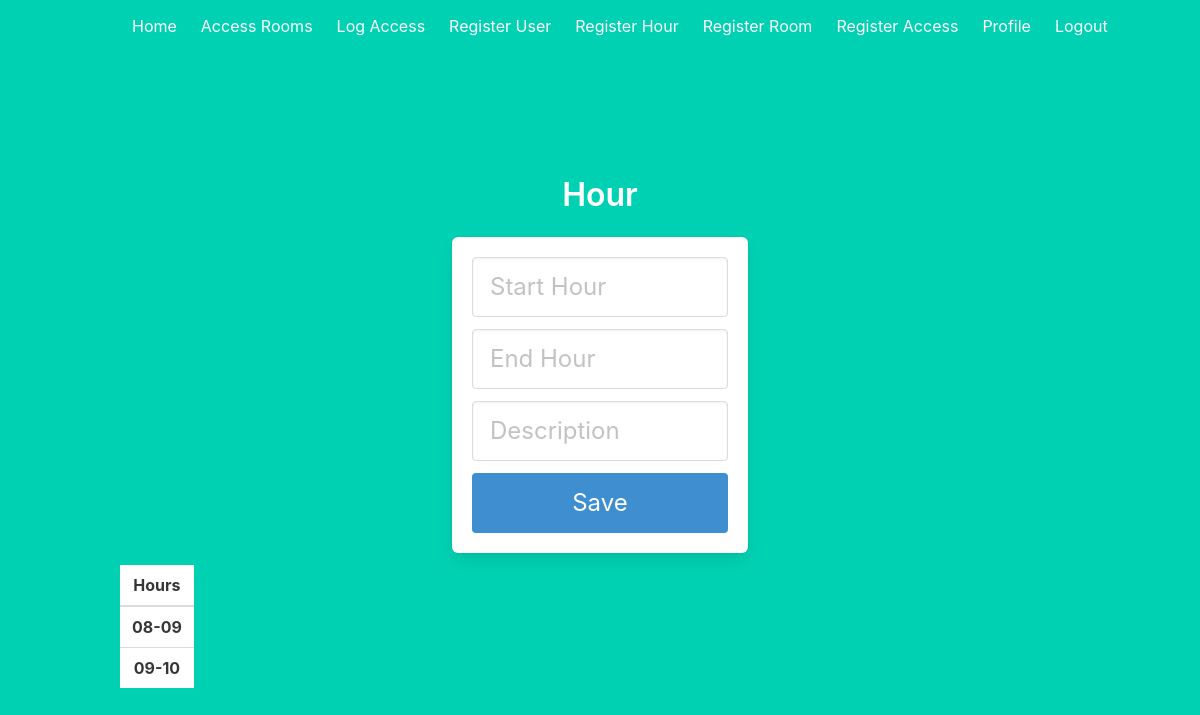
The page /hour (signed in) on the database as committed earlier.
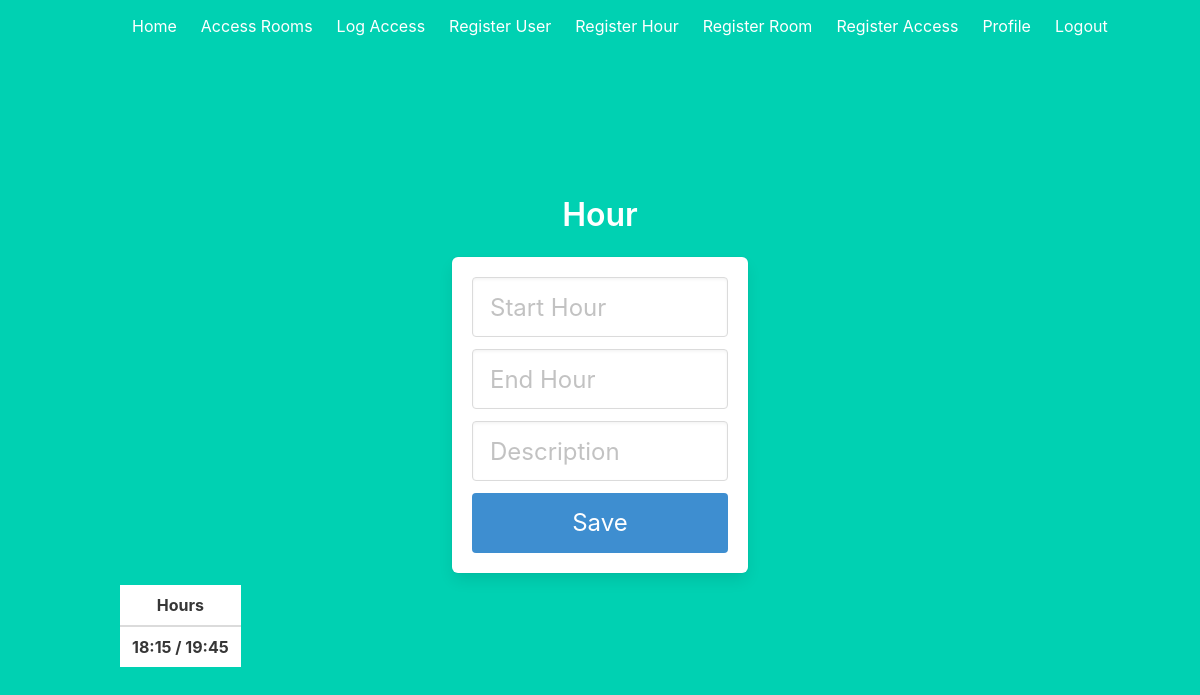
The same page on the database as committed later.
### models.py (models this page shows)
class Hours(db.Model):
    id = db.Column(db.Integer,primary_key=True)
    hour_start = db.Column(db.Integer)
    hour_end = db.Column(db.Integer)
    desc_hour = db.Column(db.String(1000))

### auth.py (the view)
@auth.route('/hour')
def hours():
    hours = Hours.query.all()
    return render_template('hour.html', hours=hours)

### __init__.py (called while the page is built)
def create_app():
    app = Flask(__name__)
    app.config['SECRET_KEY'] = 'thisismysecretkeydonotstealit'
    app.config['SQLALCHEMY_DATABASE_URI'] = 'sqlite:///db.sqlite3'
    db.init_app(app)
    def check_role():
        return str('bool_role')
    app.jinja_env.filters['check_role'] = check_role
    login_manager = LoginManager()
    login_manager.login_view = 'auth.login'
    login_manager.init_app(app)
    from .models import User
    @login_manager.user_loader
    def load_user(user_id):
        return User.query.get(int(user_id))
    from .auth import auth as auth_blueprint
    app.register_blueprint(auth_blueprint)
    from .main import main as main_blueprint
    app.register_blueprint(main_blueprint)
    return app

### models.py (called while the page is built)
    def has_role(self, list_roles):
        return any(role.name for role in self.roles if role.name in list_roles)

### templates/hour.html (shortened to what this page needs)
{% extends 'base.html' %}
{% block content %}
<div class="column is-4 is-offset-4">
    <h3 class="title">Hour</h3>
    <div class="box">
        <form action="/hour" method="POST">
            <div class="field">
                <div class="control">
                    <input class="input is-large" type="hour_start" name="hour_start" placeholder="Start Hour" autofocus="">
                </div>
            </div>
            <div class="field">
                <div class="control">
                    <input class="input is-large" type="hour_end" name="hour_end" placeholder="End Hour" autofocus="">
                </div>
            </div>
            <div class="field">
                <div class="control">
                    <input class="input is-large" type="desc_hour" name="desc_hour" placeholder="Description" autofocus="">
                </div>
            </div>
            <button class="button is-block is-info is-large is-fullwidth">Save</button>
        </form>
    </div>
</div>
<div class="flight-container" style="overflow: auto; max-height: 80vh">
    <div class="table-responsive">
        <table class="table" id="hours">
            <thead>
                <tr>
                    <th scope="col">Hours</th>
                </tr>
            </thead>
            <tbody>
            {% for h in hours %}
                <tr id={{ h.id }}>
                    <th scope="row">{{ h.desc_hour }}</th>
                </tr>
            {% endfor %}
            </tbody>
        </table>
    </div>
</div>
{% endblock %}

Rows that differ between the two databases and show on the page:
removed Hours: desc_hour "08-09"
removed Hours: desc_hour "09-10"
added Hours: desc_hour "18:15 / 19:45"
